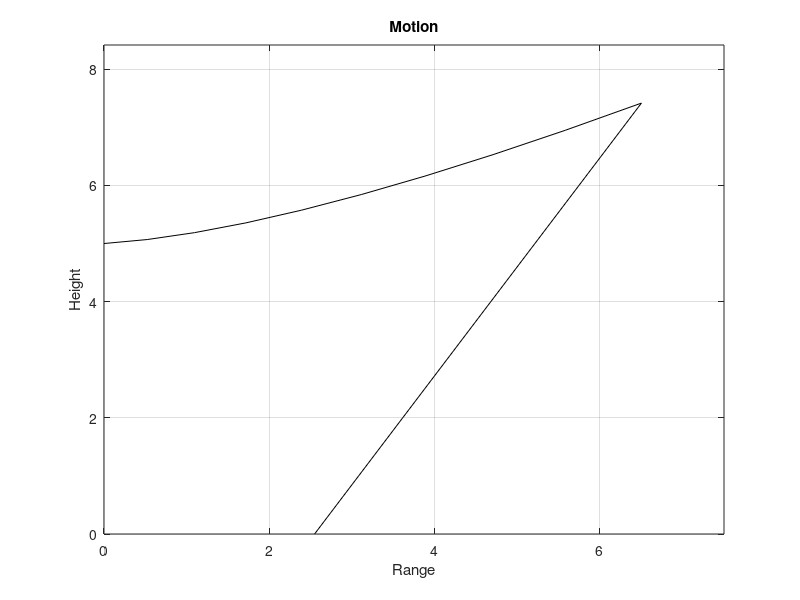

Reproduce this figure in MATLAB.
H = input ('intial height in meters:' );
V = input ('velocity in m/s:' );
theta = input ('angle in degrees with +x-axis:' );
ax = input ('accleration in x-component:' );
ay = input ('accleration in y-component:' );

if ay == 0
    error('invalid input')
end
 

time = max(roots([(ay/2),V*sind(theta),H]));
c = 0:0.1:time+1;    
a = zeros(1,length(c));
b = zeros(1,length(c));

time=0.1;
a(1)=0;
b(1)=H;

for Z = 1:length(c)-1
    timex = ((ax*(time^2))/2) + (V*cosd(theta)*time);
    timey = ((ay*(time^2))/2) + (V*sind(theta)*time) + H;
    a(Z+1) = timex;
    b(Z+1) = timey;
    time=time+0.1;
end

a(length(c)+1)=(ax/2)*time^2 + V*cosd(theta)*0.01;
b(length(c)+1)=0;


plot(a,b,'k')
xlim([0 max(a)+1])
ylim([0 max(b)+1])
xlabel('Range')
ylabel('Height')
title('Motion')
grid on







